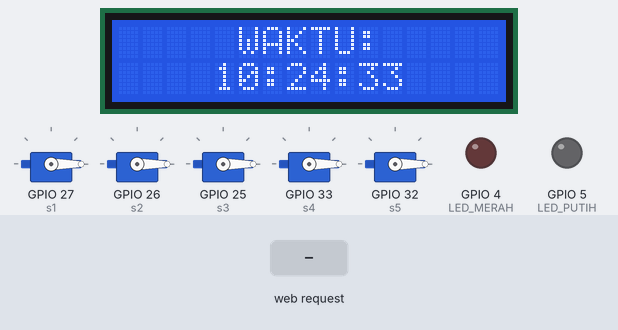
Simulated run of this sketch. Board: ESP32. On the bench: 16×2 character LCD, 5 × servo, output pins drawn as LEDs (lit = HIGH). Inputs (shaded band) come from the test bench. WiFi joins after 1.5 s; servers stay silent unless stated; the local clock reads 2024-03-15 10:24:30 at power-on unless the sketch sets it; EEPROM starts erased; the audio player accepts every command and is not drawn; what the sketch prints to the serial monitor is not drawn.

Above: at 3.2 s.
3.3 s: HTTP request GET /kloter?no=1 received
At 4.0 s:
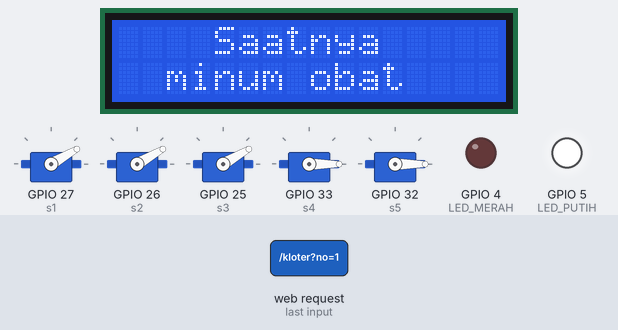
4.8 s: HTTP request GET /reset received
At 5.9 s:
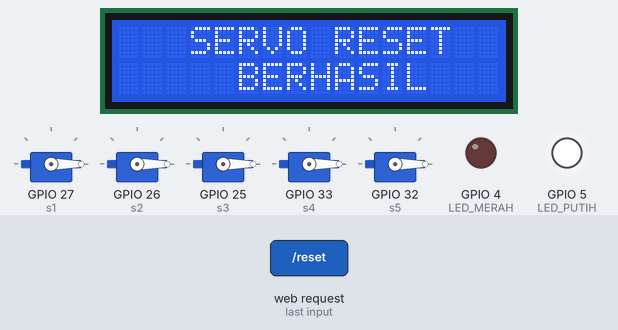
6.3 s: HTTP request GET /lcdDefault received
At 7.0 s:
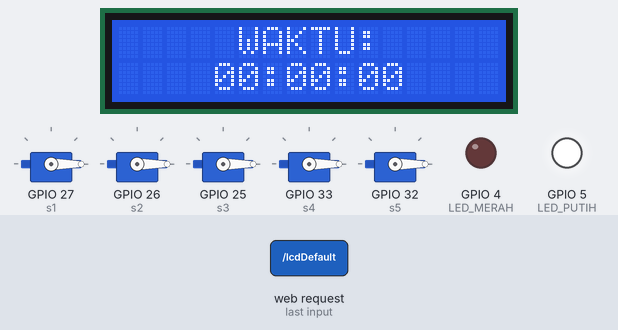
7.8 s: HTTP request GET /kloter?no=1&kloter=1&jam=1 received
At 9.0 s:
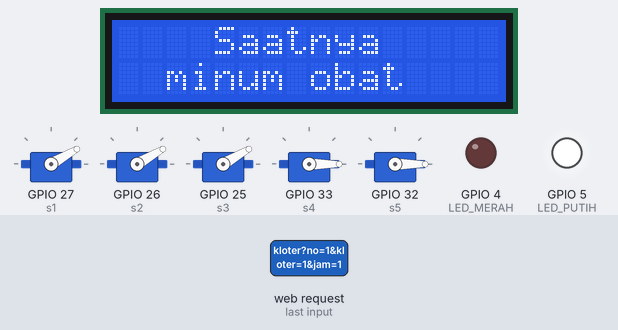
9.3 s: HTTP request GET /lcdDefault?no=1&kloter=1&jam=1 received
At 10.5 s:
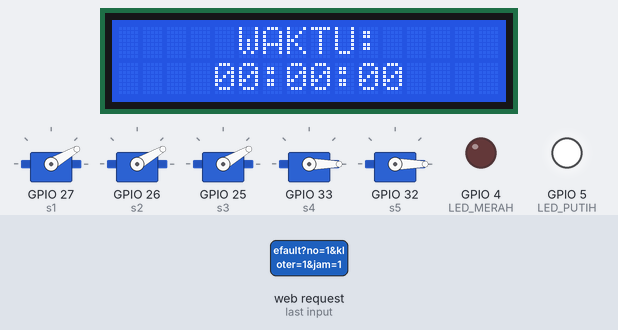
10.8 s: HTTP request GET /kloter?no=1 received
At 11.3 s:
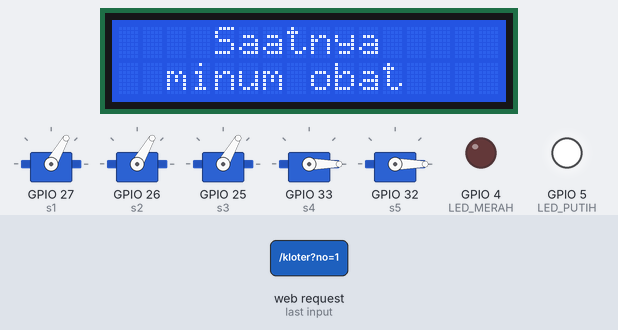
Timing chart, 0 to 32.3 s (numbered marks = the images above; inputs shaded):
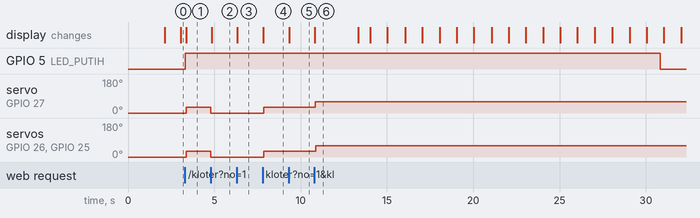

The sketch:

xxx.ino
```cpp
#include <WiFi.h>
#include <time.h>
#include <Wire.h>
#include <LiquidCrystal_I2C.h>
#include <ESP32Servo.h>
#include <DFRobotDFPlayerMini.h>
#include <HardwareSerial.h>
#include <WebServer.h>
#include <Preferences.h>

// ================= WIFI =================
const char* ssid     = "Anung";
const char* password = "anung";

// ================= NTP =================
const char* ntpServer          = "pool.ntp.org";
const long  gmtOffset_sec      = 7 * 3600;
const int   daylightOffset_sec = 0;

// ================= WEB SERVER =================
WebServer server(80);
bool manualOverride = false;
unsigned long manualTime = 0;

// ================= LCD =================
LiquidCrystal_I2C lcd(0x27, 16, 2);

// ================= DFPLAYER =================
HardwareSerial dfSerial(2);
DFRobotDFPlayerMini mp3;

Preferences prefs;

// ================= SERVO =================
Servo s1, s2, s3, s4, s5;

int sudutS1 = 0, sudutS2 = 0, sudutS3 = 0, sudutS4 = 0, sudutS5 = 0;

// ================= JADWAL =================
int kloter1_hour, kloter1_min;
int kloter2_hour, kloter2_min;
int kloter3_hour, kloter3_min;

// ================= FLAG =================
bool done1 = false, done2 = false, done3 = false;
int lastMinute = -1;

// ================= MODE =================
enum Mode { MODE_JAM, MODE_ALARM };
Mode currentMode = MODE_JAM;
unsigned long alarmStart = 0;

// ================= LCD CUSTOM =================
String lcdAtasDefault  = "     WAKTU:     ";
String lcdBawahDefault = "    00:00:00    ";
String lcdAtasCustom;
String lcdBawahCustom;
bool lcdCustomAktif = false;

// ================= LED =================
#define LED_PUTIH 5
#define LED_MERAH 4

unsigned long ledPutihStart = 0;
bool ledPutihAktif = false;

unsigned long ledMerahStart = 0;
bool ledMerahAktif = false;

// ================= MP3 NON-BLOCKING =================
bool mp3Aktif    = false;
int  mp3Count    = 0;
unsigned long mp3Start  = 0;
unsigned long mp3Durasi = 0;
int  mp3Track    = 0;

// =================================================
// =================== FUNCTIONS ===================
// =================================================

// ---------- MP3 ----------
void mulaiMP3(int track, unsigned long durasi) {
  mp3Track  = track;
  mp3Durasi = durasi;
  mp3Count  = 0;
  mp3Aktif  = true;
  mp3.play(track);
  mp3Start  = millis();
}

void updateMP3() {
  if (!mp3Aktif) return;
  if (millis() - mp3Start >= mp3Durasi) {
    mp3Count++;
    if (mp3Count < 3) {
      mp3.play(mp3Track);
      mp3Start = millis();
    } else {
      mp3Aktif = false;
    }
  }
}

// ---------- LED ----------
void triggerLedPutih() {
  digitalWrite(LED_PUTIH, HIGH);
  ledPutihStart = millis();
  ledPutihAktif = true;
}

void updateLED() {
  if (ledPutihAktif && millis() - ledPutihStart >= 20000) {
    digitalWrite(LED_PUTIH, LOW);
    ledPutihAktif = false;
  }
  if (ledMerahAktif && millis() - ledMerahStart >= 10000) {
    digitalWrite(LED_MERAH, LOW);
    ledMerahAktif = false;
  }
}

// ---------- SERVO ----------
void gerakServoStep(Servo &servo, int &sudut, const char* key) {
  int sudutLama = sudut;

  if (sudut >= 180) sudut = 0;
  else              sudut += 30;

  servo.write(sudut);
  prefs.putInt(key, sudut);

  // LED merah nyala 10 detik jika servo baru sampai 180°
  if (sudut == 180 && sudutLama != 180) {
    digitalWrite(LED_MERAH, HIGH);
    ledMerahStart = millis();
    ledMerahAktif = true;
  }
}

void resetSemuaServo() {
  sudutS1 = sudutS2 = sudutS3 = sudutS4 = sudutS5 = 0;
  s1.write(0); s2.write(0); s3.write(0); s4.write(0); s5.write(0);
  prefs.putInt("s1", 0); prefs.putInt("s2", 0); prefs.putInt("s3", 0);
  prefs.putInt("s4", 0); prefs.putInt("s5", 0);

  // Matikan LED merah saat semua servo di-reset
  ledMerahAktif = false;
  digitalWrite(LED_MERAH, LOW);
}

// ---------- LCD ----------
void tampilPesan() {
  if (currentMode != MODE_ALARM) {
    lcd.clear();
    currentMode = MODE_ALARM;
    alarmStart  = millis();
  }
  lcd.setCursor(0, 0); lcd.print("    Saatnya    ");
  lcd.setCursor(0, 1); lcd.print("  minum obat  ");
}

void tampilJam(int jam, int menit, int detik) {
  if (lcdCustomAktif) return;

  if (currentMode != MODE_JAM) {
    lcd.clear();
    currentMode = MODE_JAM;
  }

  char buf[17];
  lcd.setCursor(0, 0); lcd.print("     WAKTU:     ");
  sprintf(buf, "    %02d:%02d:%02d   ", jam, menit, detik);
  lcd.setCursor(0, 1); lcd.print(buf);
}

// ---------- KLOTER ----------
void jalankanKloter(int no) {
  manualOverride = true;
  manualTime     = millis();

  triggerLedPutih();
  tampilPesan();
  mulaiMP3(2, 4500);

  if (no == 1) {
    gerakServoStep(s1, sudutS1, "s1");
    gerakServoStep(s2, sudutS2, "s2");
    gerakServoStep(s3, sudutS3, "s3");
  } else if (no == 2) {
    gerakServoStep(s2, sudutS2, "s2");
    gerakServoStep(s3, sudutS3, "s3");
    gerakServoStep(s4, sudutS4, "s4");
  } else if (no == 3) {
    gerakServoStep(s3, sudutS3, "s3");
    gerakServoStep(s4, sudutS4, "s4");
    gerakServoStep(s5, sudutS5, "s5");
  }
}

// =================================================
// ================= HTTP HANDLERS =================
// =================================================

void handleKloter() {
  if (!server.hasArg("no")) { server.send(400, "text/plain", "No kloter?"); return; }
  int no = server.arg("no").toInt();
  if (no < 1 || no > 3) { server.send(400, "text/plain", "Invalid"); return; }
  jalankanKloter(no);
  server.send(200, "text/plain", "OK");
}

void handleReset() {
  manualOverride = true;
  manualTime     = millis();
  resetSemuaServo();

  lcd.clear();
  lcd.setCursor(0, 0); lcd.print("   SERVO RESET ");
  lcd.setCursor(0, 1); lcd.print("     BERHASIL  ");

  server.send(200, "text/plain", "RESET OK");
}

void handleSetJadwal() {
  if (!server.hasArg("kloter") || !server.hasArg("jam") || !server.hasArg("menit")) {
    server.send(400, "text/plain", "Parameter kurang"); return;
  }

  int k = server.arg("kloter").toInt();
  int h = server.arg("jam").toInt();
  int m = server.arg("menit").toInt();

  if (h < 0 || h > 23 || m < 0 || m > 59) {
    server.send(400, "text/plain", "Jam/menit tidak valid"); return;
  }

  switch (k) {
    case 1: kloter1_hour = h; kloter1_min = m; prefs.putInt("k1_h", h); prefs.putInt("k1_m", m); break;
    case 2: kloter2_hour = h; kloter2_min = m; prefs.putInt("k2_h", h); prefs.putInt("k2_m", m); break;
    case 3: kloter3_hour = h; kloter3_min = m; prefs.putInt("k3_h", h); prefs.putInt("k3_m", m); break;
    default: server.send(400, "text/plain", "Kloter tidak valid"); return;
  }

  // Reset hanya flag kloter yang diubah
  // JANGAN reset lastMinute — agar tidak memicu re-evaluasi
  // yang bisa langsung menjalankan servo di menit saat ini
  if (k == 1) done1 = false;
  if (k == 2) done2 = false;
  if (k == 3) done3 = false;
  manualOverride = false;

  // Feedback LCD konfirmasi jadwal tersimpan
  if (!lcdCustomAktif) {
    lcd.clear();
    lcd.setCursor(0, 0); lcd.print("  Jadwal Baru  ");
    char buf[17];
    sprintf(buf, " K%d -> %02d:%02d    ", k, h, m);
    lcd.setCursor(0, 1); lcd.print(buf);
    currentMode = MODE_ALARM;
    alarmStart  = millis();
  }

  server.send(200, "text/plain", "Jadwal tersimpan");
}

void handleGetJadwal() {
  String json = "{";
  json += "\"k1\":\"" + String(kloter1_hour) + ":" + String(kloter1_min) + "\",";
  json += "\"k2\":\"" + String(kloter2_hour) + ":" + String(kloter2_min) + "\",";
  json += "\"k3\":\"" + String(kloter3_hour) + ":" + String(kloter3_min) + "\"";
  json += "}";
  server.send(200, "application/json", json);
}

void handleSetLCD() {
  if (!server.hasArg("atas") || !server.hasArg("bawah")) {
    server.send(400, "text/plain", "Parameter kurang"); return;
  }

  lcdAtasCustom  = server.arg("atas").substring(0, 16);
  lcdBawahCustom = server.arg("bawah").substring(0, 16);

  prefs.putString("lcdAtas", lcdAtasCustom);
  prefs.putString("lcdBawah", lcdBawahCustom);
  prefs.putBool("lcdAktif", true);
  lcdCustomAktif = true;

  lcd.clear();
  lcd.setCursor(0, 0); lcd.print(lcdAtasCustom);
  lcd.setCursor(0, 1); lcd.print(lcdBawahCustom);

  server.send(200, "text/plain", "LCD UPDATED");
}

void handleLCDDefault() {
  prefs.remove("lcdAtas");
  prefs.remove("lcdBawah");
  prefs.putBool("lcdAktif", false);
  lcdCustomAktif = false;

  lcd.clear();
  lcd.setCursor(0, 0); lcd.print(lcdAtasDefault);
  lcd.setCursor(0, 1); lcd.print(lcdBawahDefault);

  server.send(200, "text/plain", "LCD DEFAULT");
}

// =================================================
// ===================== SETUP =====================
// =================================================
void setup() {
  Serial.begin(115200);

  pinMode(LED_PUTIH, OUTPUT);
  pinMode(LED_MERAH, OUTPUT);
  digitalWrite(LED_PUTIH, LOW);
  digitalWrite(LED_MERAH, LOW);

  prefs.begin("servo", false);

  // Load semua data dari flash
  lcdCustomAktif = prefs.getBool("lcdAktif", false);
  if (lcdCustomAktif) {
    lcdAtasCustom  = prefs.getString("lcdAtas", lcdAtasDefault);
    lcdBawahCustom = prefs.getString("lcdBawah", lcdBawahDefault);
  }

  kloter1_hour = prefs.getInt("k1_h", 19); kloter1_min = prefs.getInt("k1_m", 30);
  kloter2_hour = prefs.getInt("k2_h", 19); kloter2_min = prefs.getInt("k2_m", 32);
  kloter3_hour = prefs.getInt("k3_h", 19); kloter3_min = prefs.getInt("k3_m", 34);

  sudutS1 = prefs.getInt("s1", 0); sudutS2 = prefs.getInt("s2", 0);
  sudutS3 = prefs.getInt("s3", 0); sudutS4 = prefs.getInt("s4", 0);
  sudutS5 = prefs.getInt("s5", 0);

  lcd.init();
  lcd.backlight();
  lcd.print("Connect WiFi...");

  WiFi.begin(ssid, password);
  while (WiFi.status() != WL_CONNECTED) delay(500);

  configTime(gmtOffset_sec, daylightOffset_sec, ntpServer);

  dfSerial.begin(9600, SERIAL_8N1, 16, 17);
  mp3.begin(dfSerial);
  mp3.volume(25);

  s1.attach(27); s2.attach(26); s3.attach(25); s4.attach(33); s5.attach(32);

  // Kembalikan servo ke posisi terakhir
  s1.write(sudutS1); s2.write(sudutS2); s3.write(sudutS3);
  s4.write(sudutS4); s5.write(sudutS5);

  server.on("/kloter",     handleKloter);
  server.on("/setJadwal",  handleSetJadwal);
  server.on("/jadwal",     handleGetJadwal);
  server.on("/reset",      handleReset);
  server.on("/lcd",        handleSetLCD);
  server.on("/lcdDefault", handleLCDDefault);
  server.begin();

  lcd.clear();
  if (lcdCustomAktif) {
    lcd.setCursor(0, 0); lcd.print(lcdAtasCustom);
    lcd.setCursor(0, 1); lcd.print(lcdBawahCustom);
  }

  Serial.print("IP ESP32: ");
  Serial.println(WiFi.localIP());
}

// =================================================
// ===================== LOOP ======================
// =================================================
void loop() {
  server.handleClient();
  updateMP3();
  updateLED();   // timer LED non-blocking

  struct tm timeinfo;
  bool timeOk = getLocalTime(&timeinfo);

  int jam = 0, menit = 0, detik = 0;

  if (timeOk) {
    jam   = timeinfo.tm_hour;
    menit = timeinfo.tm_min;
    detik = timeinfo.tm_sec;

    // Reset flag setiap ganti menit
    if (menit != lastMinute) {
      done1 = done2 = done3 = false;
      lastMinute = menit;
    }

    // Jadwal otomatis (hanya jika tidak ada manual override)
    if (!manualOverride) {
      if (jam == kloter1_hour && menit == kloter1_min && !done1) { jalankanKloter(1); done1 = true; }
      if (jam == kloter2_hour && menit == kloter2_min && !done2) { jalankanKloter(2); done2 = true; }
      if (jam == kloter3_hour && menit == kloter3_min && !done3) { jalankanKloter(3); done3 = true; }
    }
  }

  // Manual override timeout 30 detik
  if (manualOverride && millis() - manualTime > 30000) {
    manualOverride = false;
  }

  // Kembali ke tampilan jam setelah 10 detik alarm
  if (currentMode == MODE_ALARM && millis() - alarmStart > 10000) {
    currentMode = MODE_JAM;
  }

  if (currentMode == MODE_JAM) {
    tampilJam(jam, menit, detik);
  }
}
```

Measured:
- after the input at 3.3 s, GPIO 5 (LED_PUTIH): LOW → HIGH at once; servo on GPIO 27 (s1), servo on GPIO 26 (s2), servo on GPIO 25 (s3): 0° → 30° after 0.08 s; the display: changes after 0.08 s (image 1)
- after the input at 4.8 s, servo on GPIO 27 (s1), servo on GPIO 26 (s2), servo on GPIO 25 (s3): 30° → 0° at once; the display: changes at once (image 2)
- after the input at 6.3 s, the display: changes at once (image 3)
- after the input at 7.8 s, servo on GPIO 27 (s1), servo on GPIO 26 (s2), servo on GPIO 25 (s3): 0° → 30° after 0.06 s; the display: changes at once (image 4)
- after the input at 9.3 s, the display: changes at once (image 5)
- after the input at 10.8 s, GPIO 5 (LED_PUTIH): HIGH → LOW after 20.0 s instead of 17.0 s; servo on GPIO 27 (s1), servo on GPIO 26 (s2), servo on GPIO 25 (s3): 30° → 60° after 0.06 s; the display: changes at once (image 6)
